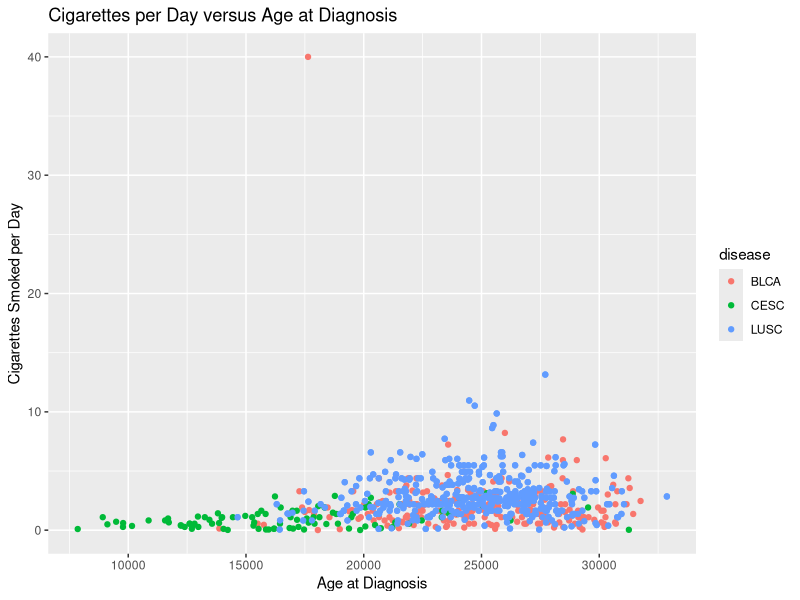
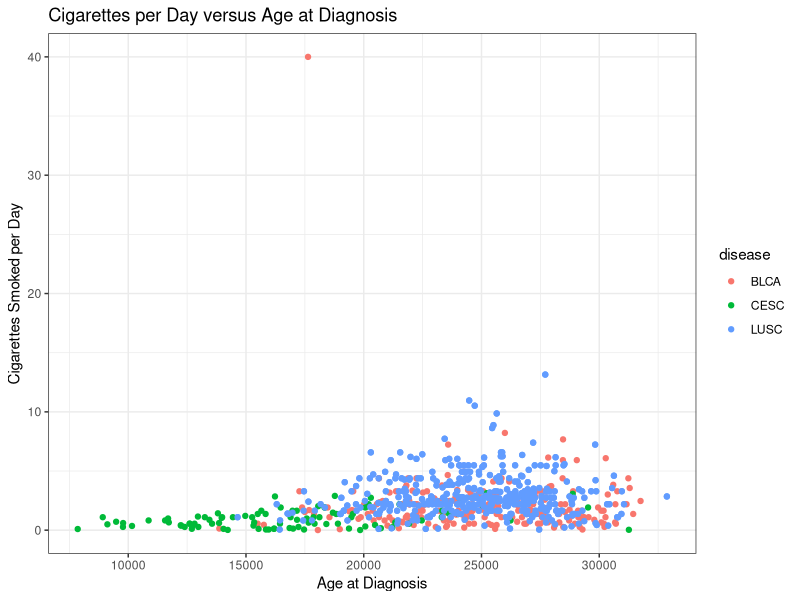
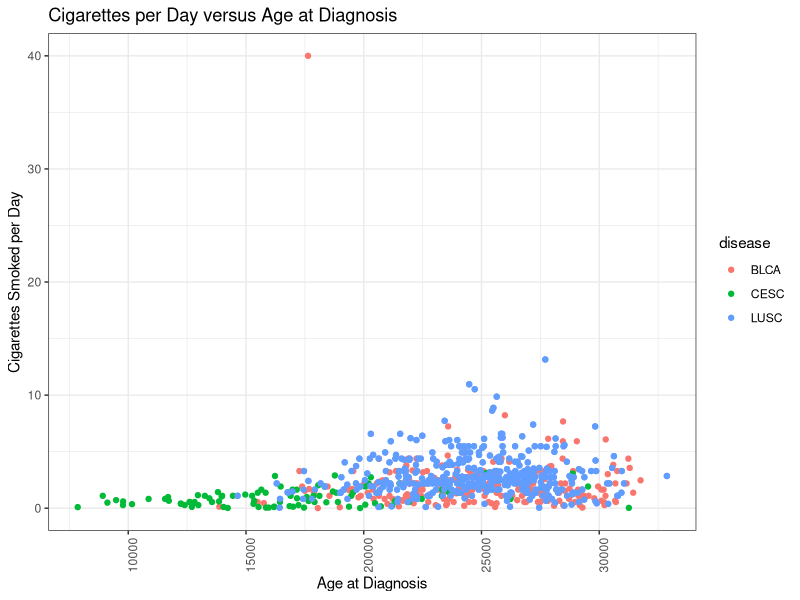
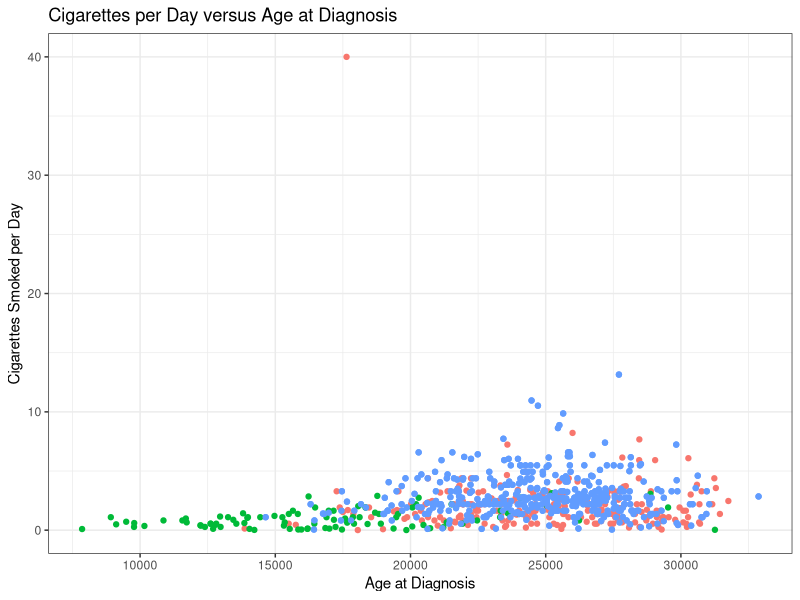
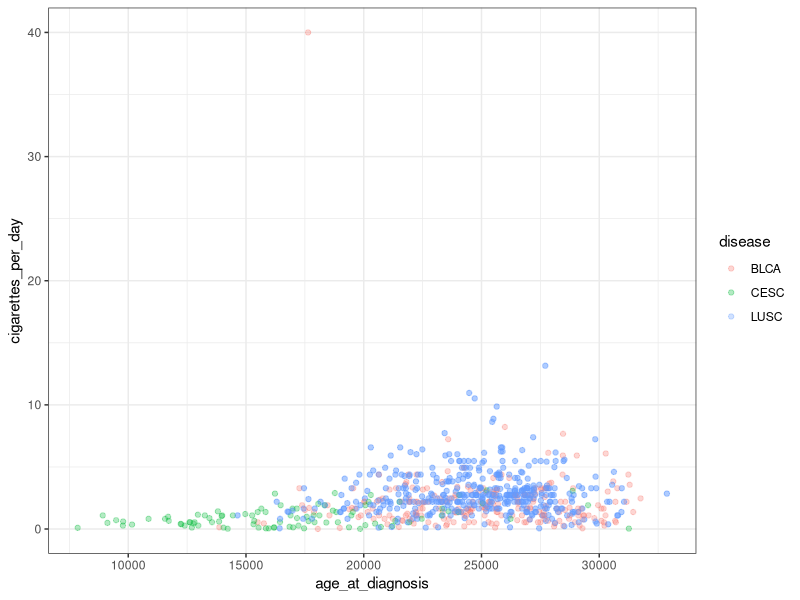
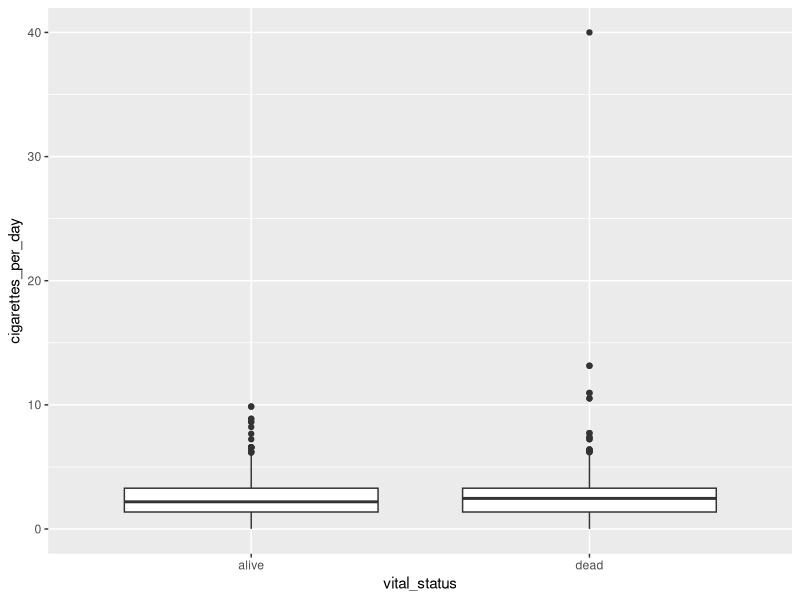
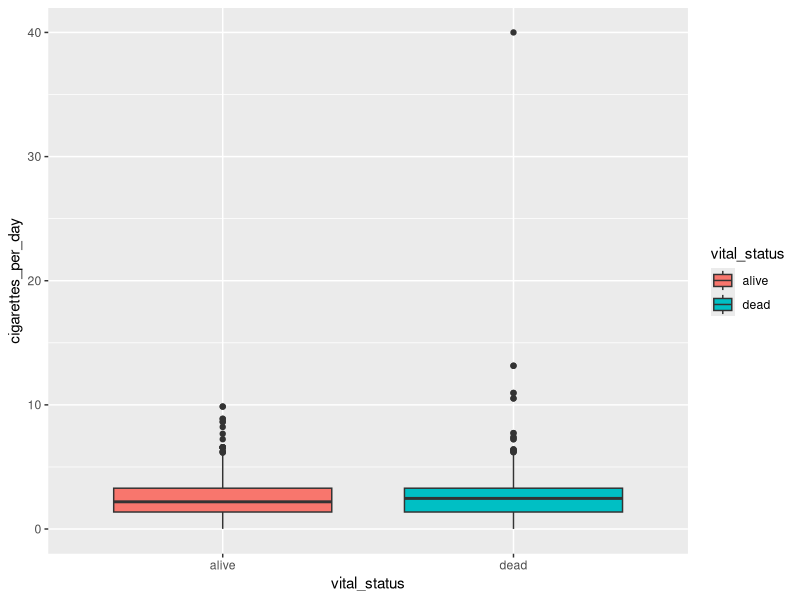
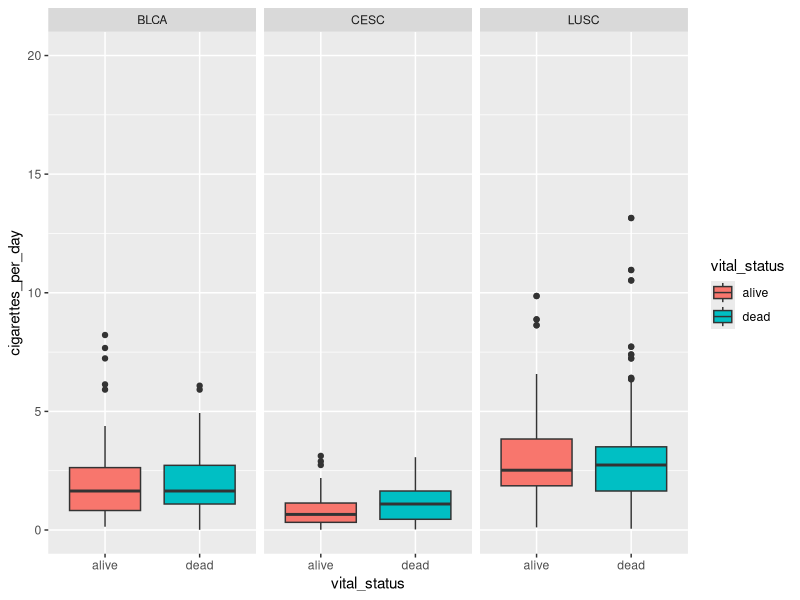

Generate these figures, in order, with R: (Note: this script raises an error after producing the figures.)
## ---- chunk 1
knitr::opts_chunk$set(echo = TRUE)
## ---- chunk 2
# load library
library(tidyverse)
library(readxl)
library(here)
# read in second filtered data from last class
smoke_complete <- read_excel("data/smoke_complete.xlsx", sheet=1, na="NA")

smoke_complete <- smoke_complete %>% select(age_at_diagnosis, tumor_stage, cigarettes_per_day, gender, vital_status, disease)
## ---- chunk 3
our_plot <- ggplot(smoke_complete) +

  aes(x = age_at_diagnosis, 
      y = cigarettes_per_day, 
      color = disease) +
  
  geom_point() +
  
  labs(title = "Cigarettes per Day versus Age at Diagnosis",
       x = "Age at Diagnosis",
       y = "Cigarettes Smoked per Day")
  
our_plot
## ---- chunk 4
our_plot +
  theme_bw()
## ---- chunk 5
our_plot + 
  theme_bw() +
  theme(axis.text.x = element_text(angle = 90))
## ---- chunk 6
our_plot + 
  theme_bw() +
  theme(legend.position = "none")
## ---- chunk 7
ggplot(smoke_complete) +

  aes(x = age_at_diagnosis, 
      y = cigarettes_per_day, 
      color = disease) +

  geom_point(alpha=0.3) +
  
  theme_bw() # change background theme
## ---- chunk 8
# save plot to file
ggsave("awesomePlot.jpg", width = 10, height = 10, dpi = 300)
## ---- chunk 9
character_vector <- c("Dog", "Dog", "Cat", "Mouse")
table(character_vector)
## ---- chunk 10
factor_vector <- factor(character_vector, 
                        levels = c("Dog", "Cat", "Mouse"))

table(factor_vector)
## ---- chunk 11
# creating a boxplot

ggplot(smoke_complete) +
  
  aes(x = vital_status, y = cigarettes_per_day) +
  
  geom_boxplot()
## ---- chunk 12
# adding color
ggplot(smoke_complete) +
  
  aes(x = vital_status, 
      y = cigarettes_per_day, 
      fill = vital_status) +
  
  geom_boxplot()
## ---- chunk 13
# adding color
ggplot(smoke_complete) +
  
  aes(x = vital_status, 
      y = cigarettes_per_day, 
      fill = vital_status) +
  
  geom_boxplot() +
  
  ylim(c(0,20)) +
  
  facet_wrap(vars(disease))
## ---- chunk 14
# Take my dataset smoke complete **and then**
smoke_complete %>%
  
#sort it by cigarettes_per day **and then**
  arrange(cigarettes_per_day) %>%

#filter it to only have males
  filter(gender == "male")

## ---- chunk 15
smoke_complete %>%
  arrange(cigarettes_per_day)
## ---- chunk 16
arrange(smoke_complete, cigarettes_per_day)
## ---- chunk 17
arranged_smokers <- smoke_complete %>%
  filter(gender == "male")

ggplot(data=arranged_smokers) +
  aes(x = cigarettes_per_day) +
  geom_histogram
## ---- chunk 18
smoke_complete %>% 
  arrange(cigarettes_per_day)
## ---- chunk 19
smoke_complete %>%
  arrange(desc(cigarettes_per_day))
## ---- chunk 20
smoke_complete %>%
  arrange(desc(cigarettes_per_day),
          tumor_stage)
## ---- chunk 21
smoke_complete %>%
  arrange(
    tumor_stage,
    desc(cigarettes_per_day)
          )
## ---- chunk 22
smoke_complete %>%
  filter(cigarettes_per_day < 20)

## ---- chunk 23
smoke_complete %>%
  filter(tumor_stage == "stage iv")
## ---- chunk 24
smoke_complete %>%
  filter(gender == "male" & 
           tumor_stage == "stage iv")

## ---- chunk 25
smoke_complete %>%
  filter(gender == "male" |
           tumor_stage == "stage iv")
## ---- chunk 26
smoke_complete %>%
  select(gender, tumor_stage)

## ---- chunk 27
smoke_complete %>%
  select(-gender)

## ---- chunk 28
smoke_complete <- read_excel("data/smoke_complete.xlsx", sheet =1, na= "NA")


## ---- chunk 29


## ---- chunk 30


## ---- chunk 31


## ---- chunk 32
